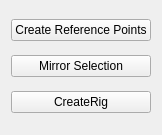
<?xml version="1.0" encoding="UTF-8"?>
<ui version="4.0">
 <class>Form</class>
 <widget class="QWidget" name="Form">
  <property name="geometry">
   <rect>
    <x>0</x>
    <y>0</y>
    <width>159</width>
    <height>135</height>
   </rect>
  </property>
  <property name="windowTitle">
   <string>Form</string>
  </property>
  <layout class="QVBoxLayout" name="verticalLayout">
   <item>
    <widget class="QPushButton" name="CreateReferencePointsBtn">
     <property name="text">
      <string>Create Reference Points</string>
     </property>
    </widget>
   </item>
   <item>
    <widget class="QPushButton" name="MirrorSelectionBtn">
     <property name="text">
      <string>Mirror Selection</string>
     </property>
    </widget>
   </item>
   <item>
    <widget class="QPushButton" name="CreateRigBtn">
     <property name="text">
      <string>CreateRig</string>
     </property>
    </widget>
   </item>
  </layout>
 </widget>
 <resources/>
 <connections/>
</ui>
